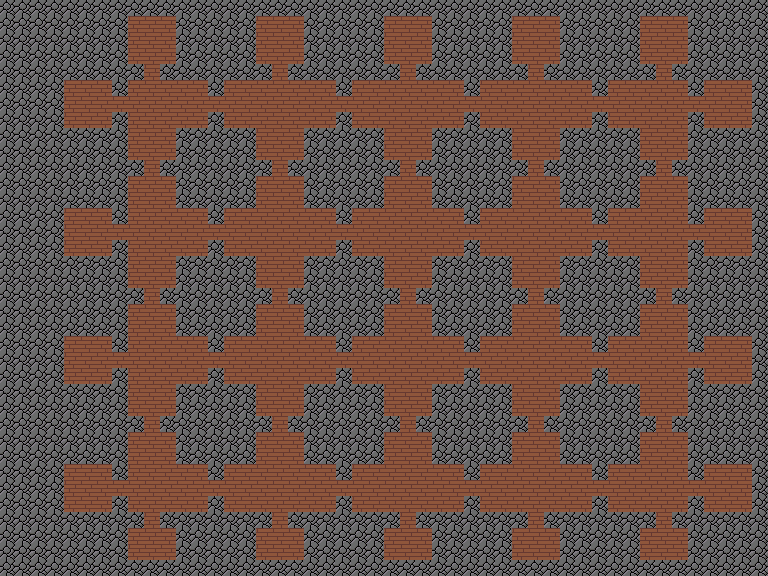

Below is a game level as drawn by its tile map, then a one-line description and the .tmx that defines it (tile-layer data replaced by summaries):
An orthogonal 48x36 tile map with 16x16 px tiles, 2 tile layers (Madera, Piedra), 1 hidden layer not drawn, 3 tilesets.

<map version="1.10" tiledversion="1.10.2" orientation="orthogonal" renderorder="right-down" width="48" height="36" tilewidth="16" tileheight="16" infinite="0" nextlayerid="4" nextobjectid="1">
 <tileset firstgid="1" source="wood.tsx" />
 <tileset firstgid="2" source="rockTile.tsx" />
 <tileset firstgid="3" source="../Img/src/collision.tsx" />
 <layer id="1" name="Madera" width="48" height="36">
  <data>[1728 cells, 1728 non-empty, 1 distinct tile ids]</data>
 </layer>
 <layer id="2" name="Piedra" width="48" height="36">
  <data>[1728 cells, 980 non-empty, 1 distinct tile ids]</data>
 </layer>
 <layer id="3" name="Collision" width="48" height="36" visible="0" opacity="0.83">
  <data>[1728 cells, 589 non-empty, 1 distinct tile ids]</data>
 </layer>
</map>
